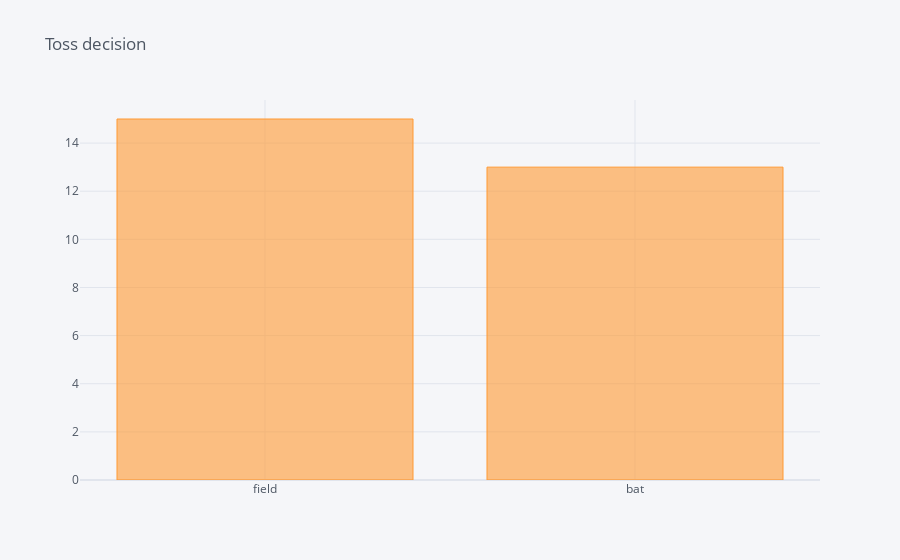

The code cell stored with this chart in its notebook:
### Code cell
# Creating a plot of the toss decision made by the both teams
micsk['toss_decision'].value_counts().iplot(kind='bar', title='Toss decision')

### Figure 1 — Plotly figure (JSON) as saved in the notebook; plotly's stock layout.template omitted (floating-point values rounded to 4 significant figures)
{"data": [{"marker": {"color": "rgba(255, 153, 51, 0.6)", "line": {"color": "rgba(255, 153, 51, 1.0)", "width": 1}}, "name": "toss_decision", "orientation": "v", "text": "", "type": "bar", "x": ["field", "bat"], "y": [15, 13]}], "layout": {"legend": {"bgcolor": "#F5F6F9", "font": {"color": "#4D5663"}}, "paper_bgcolor": "#F5F6F9", "plot_bgcolor": "#F5F6F9", "title": {"font": {"color": "#4D5663"}, "text": "Toss decision"}, "xaxis": {"gridcolor": "#E1E5ED", "showgrid": true, "tickfont": {"color": "#4D5663"}, "title": {"font": {"color": "#4D5663"}, "text": ""}, "zerolinecolor": "#E1E5ED"}, "yaxis": {"gridcolor": "#E1E5ED", "showgrid": true, "tickfont": {"color": "#4D5663"}, "title": {"font": {"color": "#4D5663"}, "text": ""}, "zerolinecolor": "#E1E5ED"}}}
